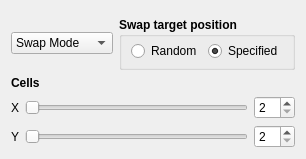
<?xml version="1.0" encoding="UTF-8"?>
<ui version="4.0">
 <class>FormSettingsLikeFifteen</class>
 <widget class="QWidget" name="FormSettingsLikeFifteen">
  <property name="geometry">
   <rect>
    <x>0</x>
    <y>0</y>
    <width>306</width>
    <height>141</height>
   </rect>
  </property>
  <property name="windowTitle">
   <string>Form</string>
  </property>
  <layout class="QVBoxLayout" name="verticalLayout">
   <item>
    <layout class="QHBoxLayout" name="horizontalLayout_2">
     <property name="topMargin">
      <number>6</number>
     </property>
     <item>
      <widget class="QComboBox" name="comboBoxGameType">
       <property name="sizePolicy">
        <sizepolicy hsizetype="Preferred" vsizetype="Fixed">
         <horstretch>0</horstretch>
         <verstretch>0</verstretch>
        </sizepolicy>
       </property>
       <property name="iconSize">
        <size>
         <width>32</width>
         <height>32</height>
        </size>
       </property>
       <item>
        <property name="text">
         <string>Swap Mode</string>
        </property>
        <property name="icon">
         <iconset resource="../resource.qrc">
          <normaloff>:/icons/swap</normaloff>:/icons/swap</iconset>
        </property>
       </item>
       <item>
        <property name="text">
         <string>Slide Mode</string>
        </property>
        <property name="icon">
         <iconset resource="../resource.qrc">
          <normaloff>:/icons/slide</normaloff>:/icons/slide</iconset>
        </property>
       </item>
      </widget>
     </item>
     <item>
      <widget class="QGroupBox" name="groupBoxSpecifiedPosition">
       <property name="font">
        <font>
         <weight>75</weight>
         <bold>true</bold>
        </font>
       </property>
       <property name="title">
        <string>Swap target position</string>
       </property>
       <layout class="QHBoxLayout" name="horizontalLayout">
        <property name="topMargin">
         <number>4</number>
        </property>
        <property name="bottomMargin">
         <number>6</number>
        </property>
        <item>
         <widget class="QRadioButton" name="radioButtonBlankRandom">
          <property name="font">
           <font>
            <weight>50</weight>
            <bold>false</bold>
           </font>
          </property>
          <property name="text">
           <string>Random</string>
          </property>
          <property name="checked">
           <bool>false</bool>
          </property>
         </widget>
        </item>
        <item>
         <widget class="QRadioButton" name="radioButtonBlankSpecified">
          <property name="font">
           <font>
            <weight>50</weight>
            <bold>false</bold>
           </font>
          </property>
          <property name="text">
           <string>Specified</string>
          </property>
          <property name="checked">
           <bool>true</bool>
          </property>
         </widget>
        </item>
       </layout>
      </widget>
     </item>
    </layout>
   </item>
   <item>
    <widget class="QLabel" name="label">
     <property name="font">
      <font>
       <weight>75</weight>
       <bold>true</bold>
      </font>
     </property>
     <property name="text">
      <string>Cells</string>
     </property>
    </widget>
   </item>
   <item>
    <layout class="QGridLayout" name="gridLayout">
     <item row="0" column="0">
      <widget class="QLabel" name="label_2">
       <property name="text">
        <string>X</string>
       </property>
      </widget>
     </item>
     <item row="1" column="0">
      <widget class="QLabel" name="label_3">
       <property name="text">
        <string>Y</string>
       </property>
      </widget>
     </item>
     <item row="1" column="2">
      <widget class="QSpinBox" name="spinBoxSplitY">
       <property name="minimum">
        <number>2</number>
       </property>
       <property name="maximum">
        <number>50</number>
       </property>
      </widget>
     </item>
     <item row="1" column="1">
      <widget class="QSlider" name="hSliderSplitY">
       <property name="minimum">
        <number>2</number>
       </property>
       <property name="maximum">
        <number>50</number>
       </property>
       <property name="orientation">
        <enum>Qt::Horizontal</enum>
       </property>
      </widget>
     </item>
     <item row="0" column="2">
      <widget class="QSpinBox" name="spinBoxSplitX">
       <property name="minimum">
        <number>2</number>
       </property>
       <property name="maximum">
        <number>50</number>
       </property>
      </widget>
     </item>
     <item row="0" column="1">
      <widget class="QSlider" name="hSliderSplitX">
       <property name="minimum">
        <number>2</number>
       </property>
       <property name="maximum">
        <number>50</number>
       </property>
       <property name="orientation">
        <enum>Qt::Horizontal</enum>
       </property>
      </widget>
     </item>
    </layout>
   </item>
  </layout>
 </widget>
 <resources>
  <include location="../resource.qrc"/>
 </resources>
 <connections>
  <connection>
   <sender>hSliderSplitX</sender>
   <signal>valueChanged(int)</signal>
   <receiver>spinBoxSplitX</receiver>
   <slot>setValue(int)</slot>
   <hints>
    <hint type="sourcelabel">
     <x>139</x>
     <y>91</y>
    </hint>
    <hint type="destinationlabel">
     <x>278</x>
     <y>91</y>
    </hint>
   </hints>
  </connection>
  <connection>
   <sender>hSliderSplitX</sender>
   <signal>valueChanged(int)</signal>
   <receiver>FormSettingsLikeFifteen</receiver>
   <slot>udpateGrid()</slot>
   <hints>
    <hint type="sourcelabel">
     <x>139</x>
     <y>91</y>
    </hint>
    <hint type="destinationlabel">
     <x>152</x>
     <y>70</y>
    </hint>
   </hints>
  </connection>
  <connection>
   <sender>hSliderSplitY</sender>
   <signal>valueChanged(int)</signal>
   <receiver>spinBoxSplitY</receiver>
   <slot>setValue(int)</slot>
   <hints>
    <hint type="sourcelabel">
     <x>139</x>
     <y>119</y>
    </hint>
    <hint type="destinationlabel">
     <x>278</x>
     <y>119</y>
    </hint>
   </hints>
  </connection>
  <connection>
   <sender>hSliderSplitY</sender>
   <signal>valueChanged(int)</signal>
   <receiver>FormSettingsLikeFifteen</receiver>
   <slot>udpateGrid()</slot>
   <hints>
    <hint type="sourcelabel">
     <x>139</x>
     <y>119</y>
    </hint>
    <hint type="destinationlabel">
     <x>152</x>
     <y>70</y>
    </hint>
   </hints>
  </connection>
  <connection>
   <sender>spinBoxSplitX</sender>
   <signal>valueChanged(int)</signal>
   <receiver>hSliderSplitX</receiver>
   <slot>setValue(int)</slot>
   <hints>
    <hint type="sourcelabel">
     <x>278</x>
     <y>91</y>
    </hint>
    <hint type="destinationlabel">
     <x>139</x>
     <y>91</y>
    </hint>
   </hints>
  </connection>
  <connection>
   <sender>spinBoxSplitY</sender>
   <signal>valueChanged(int)</signal>
   <receiver>hSliderSplitY</receiver>
   <slot>setValue(int)</slot>
   <hints>
    <hint type="sourcelabel">
     <x>278</x>
     <y>119</y>
    </hint>
    <hint type="destinationlabel">
     <x>139</x>
     <y>119</y>
    </hint>
   </hints>
  </connection>
 </connections>
 <slots>
  <slot>udpateGrid()</slot>
 </slots>
</ui>
